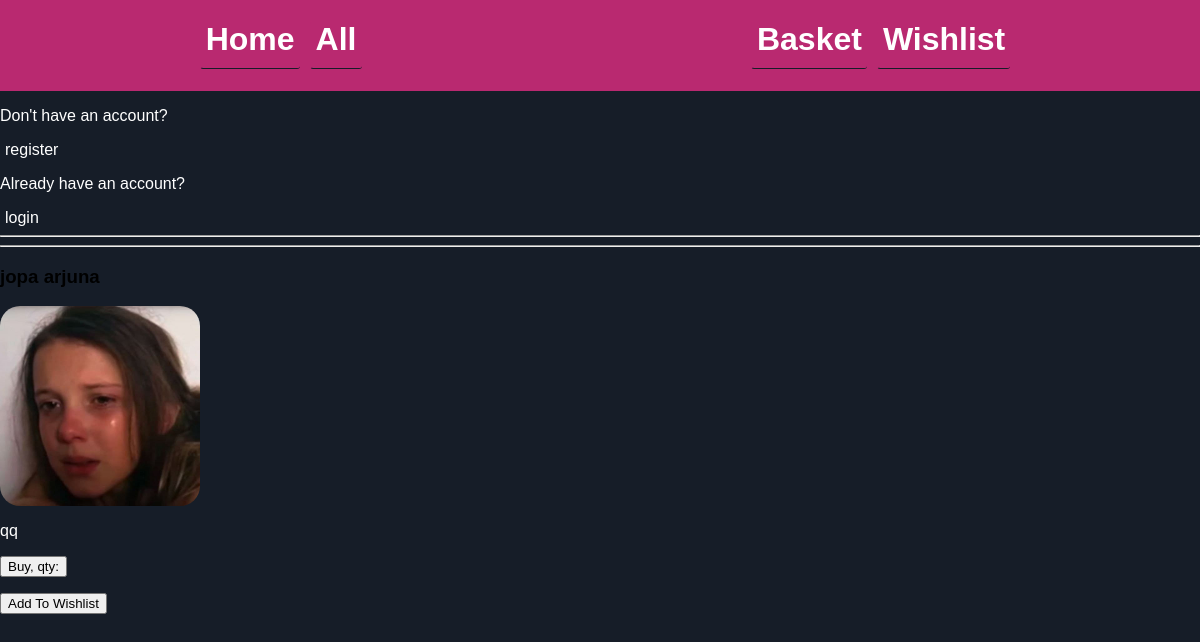
The app's page /jopa-arjuna with its own data.
### shop/models.py (models this page shows, shortened)
class Product(models.Model):
    name = models.CharField(max_length=120)
    description = models.TextField(null=True, blank=True)
    price = models.DecimalField(max_digits=5, decimal_places=2)
    in_stock = models.BooleanField(default=True)
    owner = models.ForeignKey(settings.AUTH_USER_MODEL, on_delete=models.CASCADE)
    image = models.ImageField(upload_to='products/', default='products/default.jpg')
    id = models.UUIDField(default=uuid.uuid4, primary_key=True)
    slug = models.SlugField(max_length=120, unique=True)
    category = models.ForeignKey(Category, default='None', on_delete=models.CASCADE)
    created = models.DateTimeField(auto_now_add=True)
    updated = models.DateTimeField(auto_now=True)
    class Meta:
        ordering = ('-updated', '-created')

### shop/views.py (the view)
# urls.py: path(r'<str:pk>', views.detail_page, name='detail_page')
def detail_page(request, pk):
    product = get_object_or_404(Product, slug=pk, in_stock=True)
    context = {'product': product}
    return render(request, 'templates/ecommerce/single.html', context)

### basket/basket.py (called while the page is built)
    def __len__(self):
        return sum(int(product['qty']) for product in self.basket.values())

### basket/context_processors.py (called while the page is built)
def basket(request):
    return {'basket': Basket(request)}

### wishlist/context_processors.py (called while the page is built)
def wishlist(request):
    return {'wishlist': Wishlist(request)}

### wishlist/wishlist.py (called while the page is built)
    def __len__(self):
        return len(self.wishlist)

### templates/ecommerce/single.html (shortened to what this page needs)
{% extends 'templates/base.html' %}
{% block content %}
<hr>
<h3>{{product.name}}</h3>
<img src="{{product.image.url}}" width="200px" height="200px" style="border-radius: 20px">
<p>{{product.description}}</p>
<button id="buy-button" type="button" value="{{product.id}}">Buy, qty: {{qty}}</button>
<button id="wishlist-button" type="button" value="{{product.id}}">Add To Wishlist</button>
{% endblock %}

### static/css/main.css (style rules this page uses)
body { background-color: #161d28; font-family: Verdana, Geneva, Tahoma, sans-serif; margin: 0; padding: 0; }
p { color: #fff; }

### records on screen
Product: name "jopa arjuna", image (placeholder picture), description "qq"
